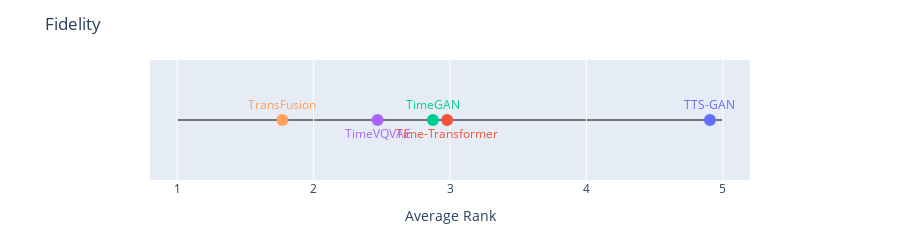

Notebook code for this chart:
### Code cell
plot_average_rankings(df_all.drop(index="JustCopy", level="Method").drop(columns=["PS", "Time"]), "Fidelity")

### Figure 1 — Plotly figure (JSON) as saved in the notebook; plotly's stock layout.template omitted (floating-point values rounded to 4 significant figures)
{"data": [{"marker": {"color": ["#636EFA", "#EF553B", "#00CC96", "#AB63FA", "#FFA15A", "#19D3F3"], "size": 12}, "mode": "markers+text", "text": ["TTS-GAN", "Time-Transformer", "TimeGAN", "TimeVQVAE", "TransFusion"], "textfont": {"color": ["#636EFA", "#EF553B", "#00CC96", "#AB63FA", "#FFA15A", "#19D3F3"]}, "textposition": ["top center", "bottom center", "top center", "bottom center", "top center", "bottom center"], "type": "scatter", "x": [4.906, 2.979, 2.875, 2.469, 1.771], "y": [0, 0, 0, 0, 0]}], "layout": {"height": 200, "margin": {"b": 60, "l": 150, "r": 150, "t": 60}, "shapes": [{"layer": "below", "line": {"color": "black", "width": 1}, "type": "line", "x0": 1, "x1": 5, "y0": 0, "y1": 0}], "showlegend": false, "title": {"text": "Fidelity"}, "xaxis": {"range": [0.8, 5.2], "showgrid": true, "title": {"text": "Average Rank"}, "zeroline": false}, "yaxis": {"title": {"text": ""}, "visible": false}}}
